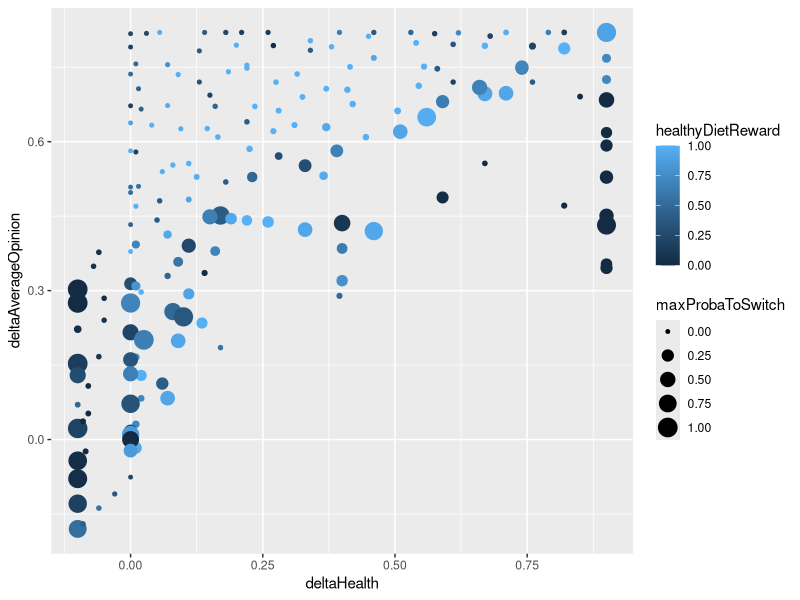
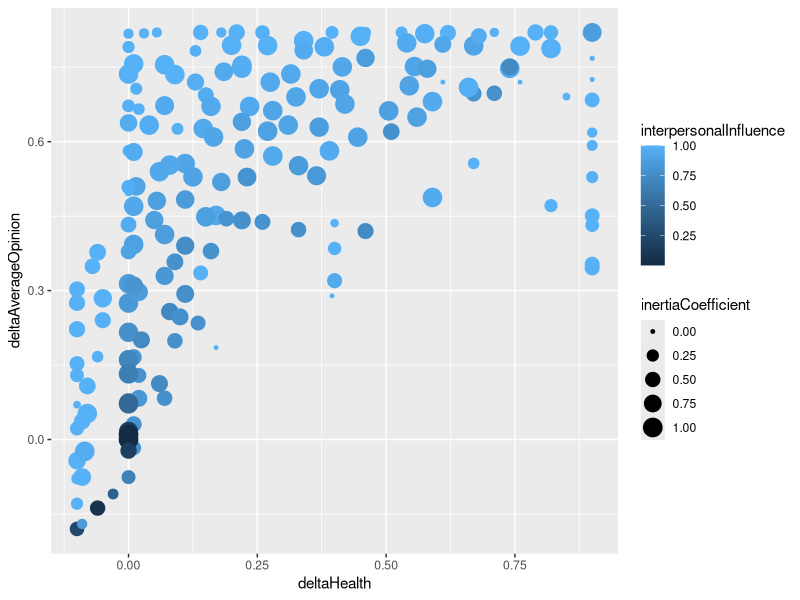

These charts were generated, in order, by the following R code:
require("ggplot2")
setwd("~/Downloads")
df = read.csv("unhealthy.csv")
#df
#colnames(df)

p = ggplot(data = df, aes(x = deltaHealth, y = deltaAverageOpinion))
dim(df)

df = df[which(df$evolution.samples > 9),]
summary(df)
dim(df)
p + geom_point(aes(color = healthyDietReward, cex = maxProbaToSwitch))
p + geom_point(aes(color = interpersonalInfluence, cex = inertiaCoefficient))
#p + geom_point(aes(color = healthyDietReward, cex = maxProbaToSwitch))
#p + geom_point(aes(color = interpersonalInfluence, cex = inertiaCoefficient))


m1 = lm(deltaHealth ~ healthyDietReward + maxProbaToSwitch + interpersonalInfluence + 
          inertiaCoefficient, data = df) 
summary(m1)
m2 = lm(deltaAverageOpinion ~ healthyDietReward + maxProbaToSwitch + interpersonalInfluence + 
          inertiaCoefficient, data = df) 
summary(m2)
m3 = lm(deltaMSEOpinion ~ healthyDietReward + maxProbaToSwitch + interpersonalInfluence + 
          inertiaCoefficient, data = df) 
summary(m3)


df[which(df$deltaHealth < -0.45), ]

